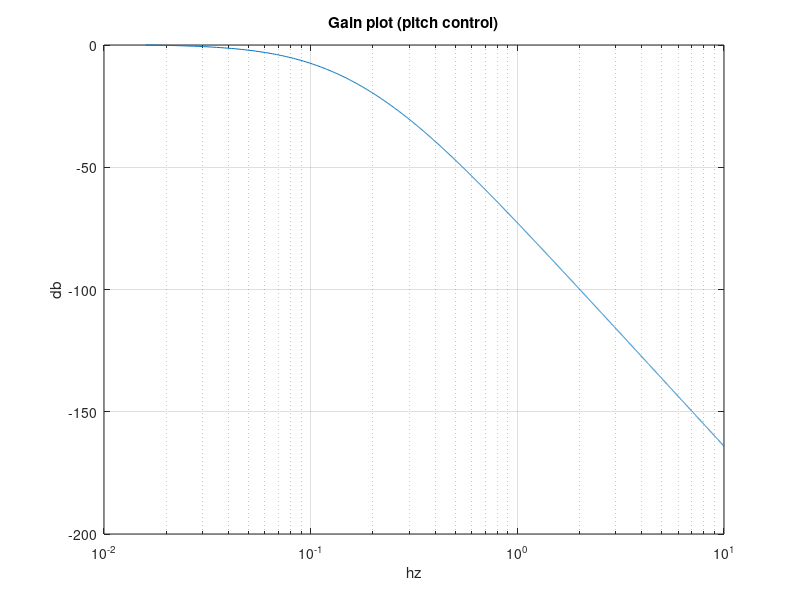
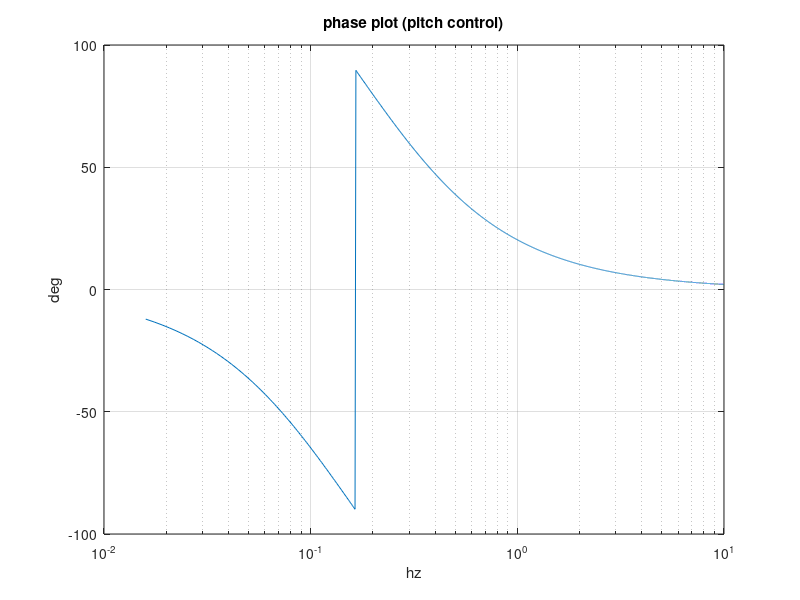
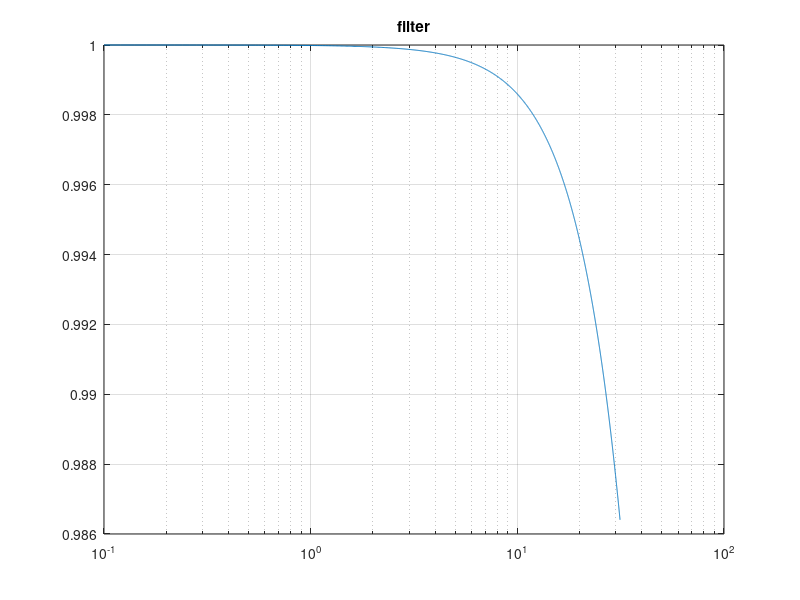
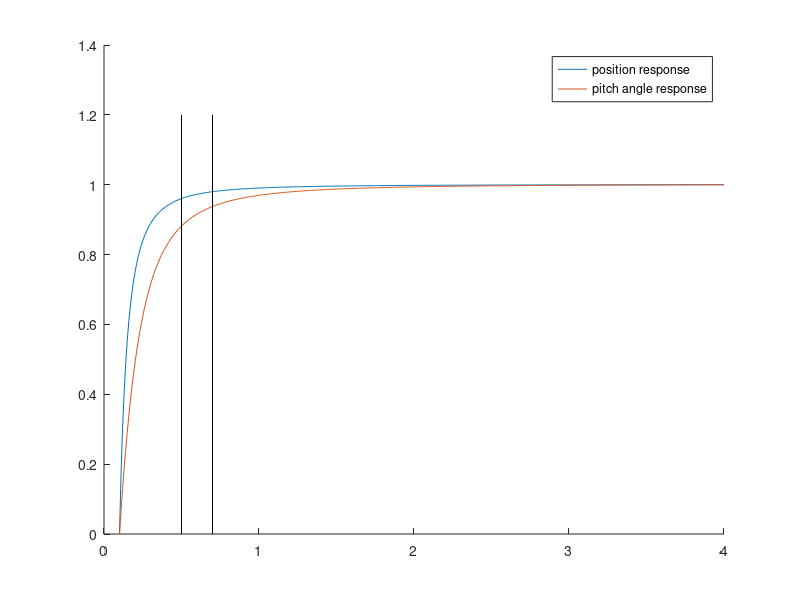

Here is the MATLAB script that generated these plots, in order:
w = 0.1:0.01:6.28*10;

% wn = sqrt(94.77);
% k = 82.85/wn^2;
% zeta = 9.124/2/wn; % pitch angle command

wn = sqrt(1.066);
k = 1.105/wn^2;
zeta = 2.265/2/wn; % position command

% wn = sqrt(5614);
% k = 5714/wn^2;
% zeta = 1561/2/wn; % position command

wnn = wn/2/pi
wd = sqrt(1-zeta^2)*wn/2/pi
gain = wn^2./sqrt((wn^2-w.^2).^2+4.*zeta^2.*wn^2.*w.^2)*k;
phase = -atan(2*zeta*wn.*w./(wn^2-w.^2));
f = w/2/pi;
figure(1)
semilogx(f,20*log(gain/gain(1)))
% semilogx(f,gain)
grid on
title('Gain plot (pitch control)')
xlabel('hz')
ylabel('db')
figure(2)
semilogx(f,phase*180/pi)
title('phase plot (pitch control)')
xlabel('hz')
ylabel('deg')
grid on

%% filter
w = 0.1:0.02:6.28*5;
wc = 30*2*pi;
gain = 1./sqrt(1+(w/wc).^2);
figure(3)
semilogx(w,gain)
grid on
title('filter')

%% iteration
wn_p = sqrt(1.066);
k_p = 1.105/wn_p^2;
zeta_p = 2.265/2/wn_p; % position command

wn_a = sqrt(94.77);
k_a = 82.85/wn_a^2;
zeta_a = 9.124/2/wn_a; % pitch angle command

gain_p = wn_p^2./sqrt((wn_p^2-0.064^2)^2+4*zeta_p^2*wn_p^2*0.064^2)*k_p;
gain_a = wn_a^2./sqrt((wn_a^2-1.135^2)^2+4*zeta_a^2*wn_a^2*1.135^2)*k_a;

hz = 0.1:0.01:4;
result = zeros(length(hz),3);
n = 1;
for hz = 0.1:0.01:4
    wc = hz*2*pi;
    filter_low = 1./sqrt(1+(0.064/wc).^2);
    filter_high = 1./sqrt(1+(1.178/wc).^2);
    gain_low = filter_low * gain_p;
    gain_high = filter_high * gain_a;
    result(n,:) = [hz,gain_low,gain_high];
    n = n+1;
end

figure(4)
clf
hold on
plot(result(:,1),normalize(result(:,2),'range'))
plot(result(:,1),normalize(result(:,3),'range'))
plot([0.5 0.5],[0 1.2],'k')
plot([0.7 0.7],[0 1.2],'k')
legend('position response','pitch angle response')

figure(5)
clf
hold on
plot(result(:,1),result(:,2)/0.9941)
plot(result(:,1),result(:,3)*1.143)
plot([0.5 0.5],[0.5 1.1],'k')
plot([0.7 0.7],[0.5 1.1],'k')
legend('position response','pitch angle response')